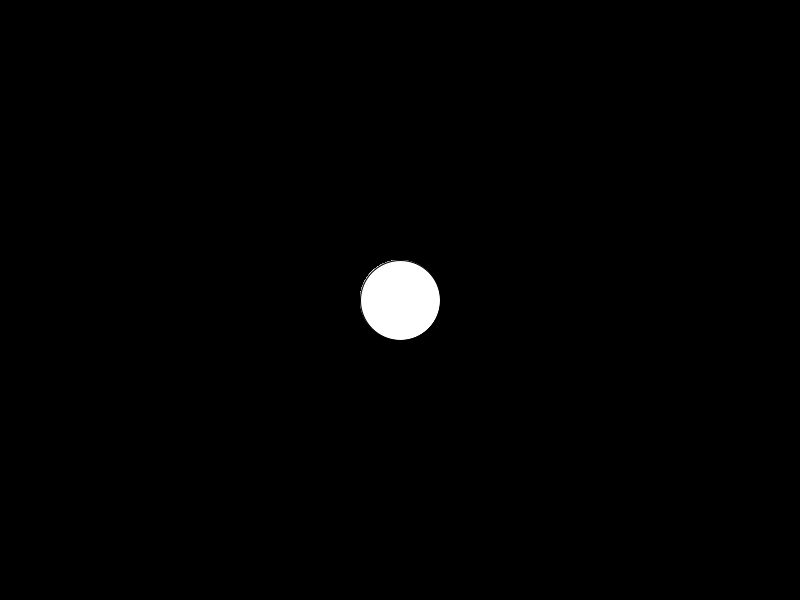
Frame 1 (no input)
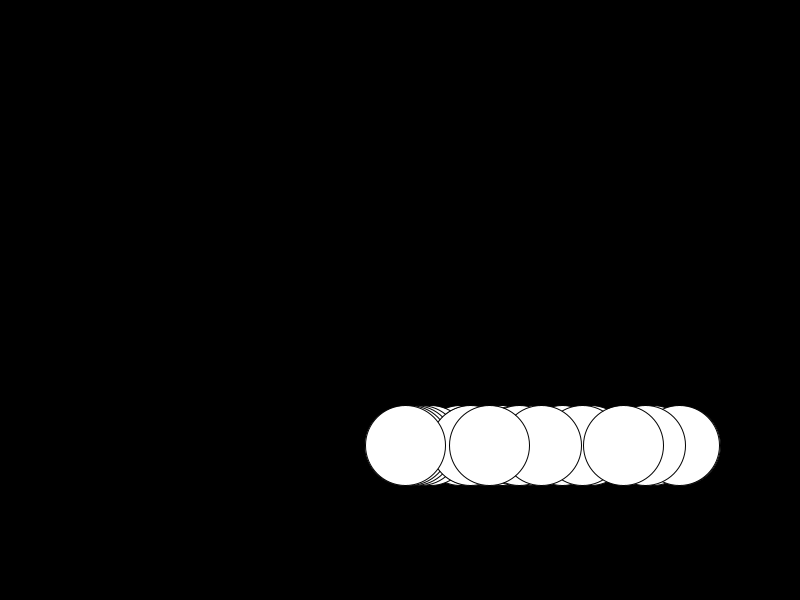
Frame 60 (the mouse pressed at the canvas centre just before this capture)
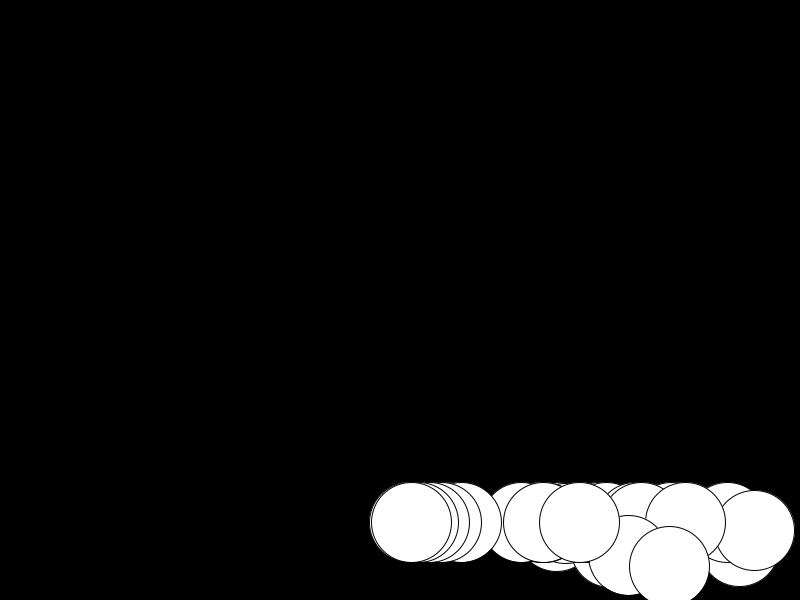
Frame 120 (the mouse held since frame 60 and released just before this capture)

The Processing sketch that drew these frames (run headless with seeded random() and noise(); from frame 60 on, the mouse is pressed at the canvas centre):

// Processing sketch: GravityBallCode
// ── GravityBallCode.pde
//declare variables
float g;
int count = 30;
float []x = new float [count];
float []y= new float [count];
float []velX = new float [count];
float []velY = new float [count];
float []diam = new float [count];
void setup() {
  //set size of canvas

  size(800, 600);
  for (int i=0; i < count; i++) {
    //initialize variables
    x[i] = width/2;
    y[i] = height/2;
    diam[i] = 80;
    velX[i] = random(5);
    velY[i]= 10;
    g =.1;
  }
}

void draw() {
  //draw background to cover previous frame
  background(0);
  
  for (int i=0; i < count; i++) {
 
  //draw ball
  velY[i]= velY[i] + g; 
  ellipse(x[i], y[i], diam[i], diam[i]);

  //add velocity to position
  x[i] += velX[i];
  y[i] += velY[i];



  //bounce ball if it hits walls
  if (x[i] + diam[i]/2 >= width) {
    velX[i] = -abs(velX[i]); //if the ball hits the right wall, assign x velocity the negative version of itself
    velY[i] = abs(velY[i])*2;
  } else if (x[i] - diam[i]/2 <= 0) {
    velX[i] = abs(velX[i]);     //if the ball hits the left wall, assign x velocity the positive version of itself
    velY[i] = abs(velY[i])*2;
  }
  if (y[i] + diam[i]/2 >= height) {
    velY[i] = -abs(velY[i])*.65;
  } else if (y[i] - diam[i]/2 <= 0) {
    velY[i] = abs(velY[i]);
  }
  }
}
